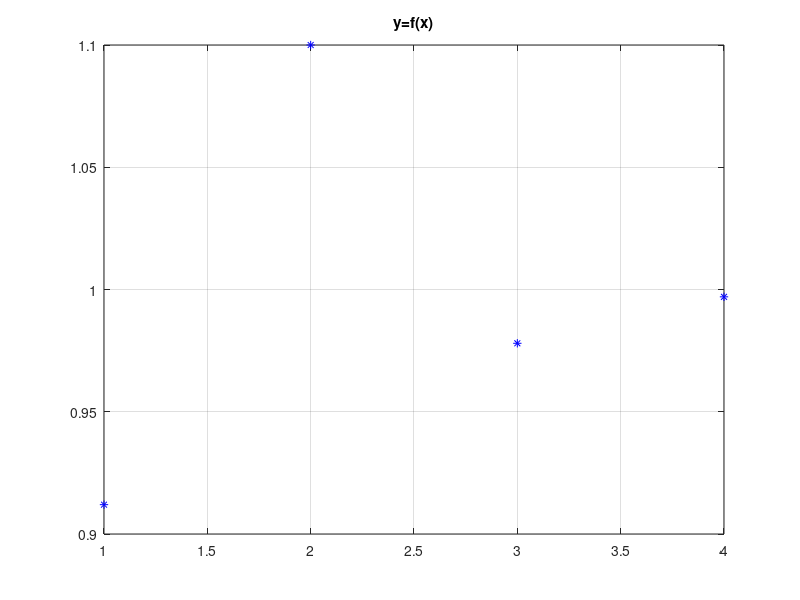
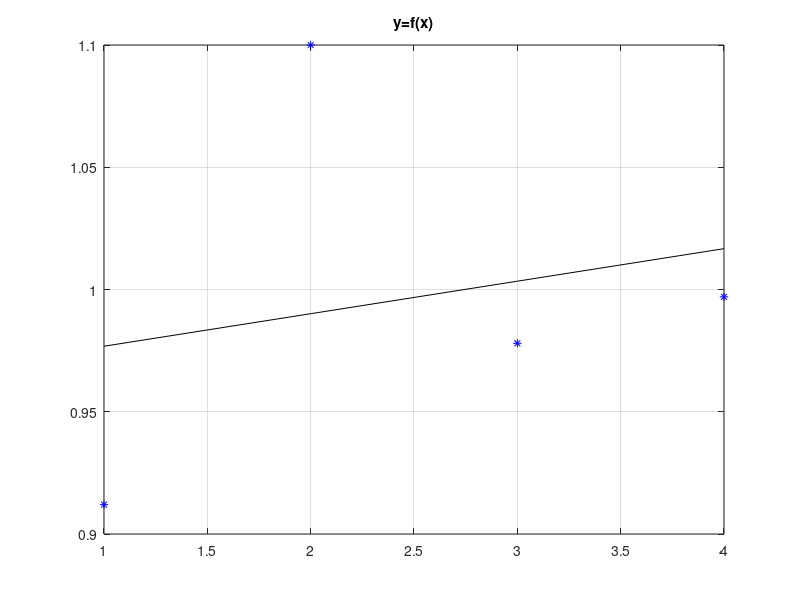
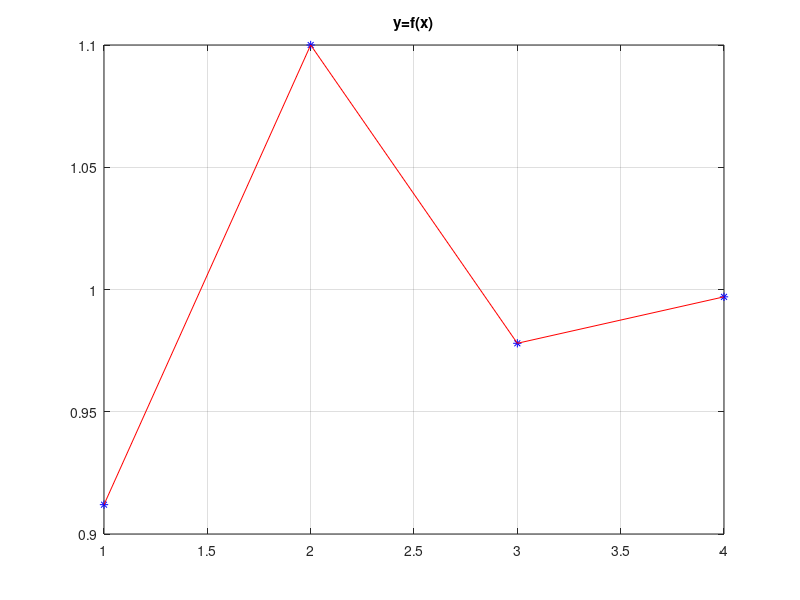

Write MATLAB code to recreate these figures, in order.
% approx_line.m
% Regresja liniowa: y = a*x + b
clear all; close all;

% W wyniku pomiaru otrzymano nastepujace liczby ( x = numer pomiaru, y = wartosc )
%x = [ 1       2      3      4      5      6      7      8      9      10    ];
x = [ 1       2      3      4   ];

%y = [ 0.912   0.945  0.978  0.997  1.013  1.035  1.057  1.062  1.082  1.097 ];
y = [ 0.912   1.100  0.978  0.997  ];

figure; plot( x, y, 'b*' ); title('y=f(x)'); grid; pause

% Aproksymacja linia prosta: y = a * x + b
if(0)                  % OGOLNIE - rozwiazanie rownania macierzowego
  xt = x'; yt = y'; N = length( xt );                 %    X      *   ab
  X = [ xt, ones(N,1) ];       % y(n) = a*x(n) + b =  | x(1)  1 | * | a |
  ab = X \ yt;                 % y(1) = a*x(1) + b =  | x(2)  1 |   | b |          
  a = ab(1), b = ab(2),        % y(2) = a*x(2) + b =  | x(3)  1 |
else                   % W TYM PRZYPADKU - na podstawie wyprowadzonych wzorow
  xm = mean( x );              % srednia wartosc wektora x
  ym = mean( y );              % srednia wartosc wektora y
  xr = x - xm;                 % wektor x - srednia x (od kazdego elementu)
  yr = y - ym;                 % wektor y - srednia y (od kazdego elementu)
  a = (xr * yr') / (xr * xr')  % obliczenie wsp a prostej, to samo
                               % inaczej: a = sum( xr .* yr ) / sum( xr .* xr )
  b = ym - a * xm              % obliczenie wsp b prostej
end
figure; plot( x, y, 'b*', x, a*x+b, 'k-' ); title('y=f(x)'); grid; pause
% Takze wielomiany wyzszych rzedow 
p = polyfit( x, y, 3 ),        % a=p(1), b=p(2)
figure; plot( x, y, 'b*', x, polyval(p,x), 'r-' ); title('y=f(x)'); grid; pause
